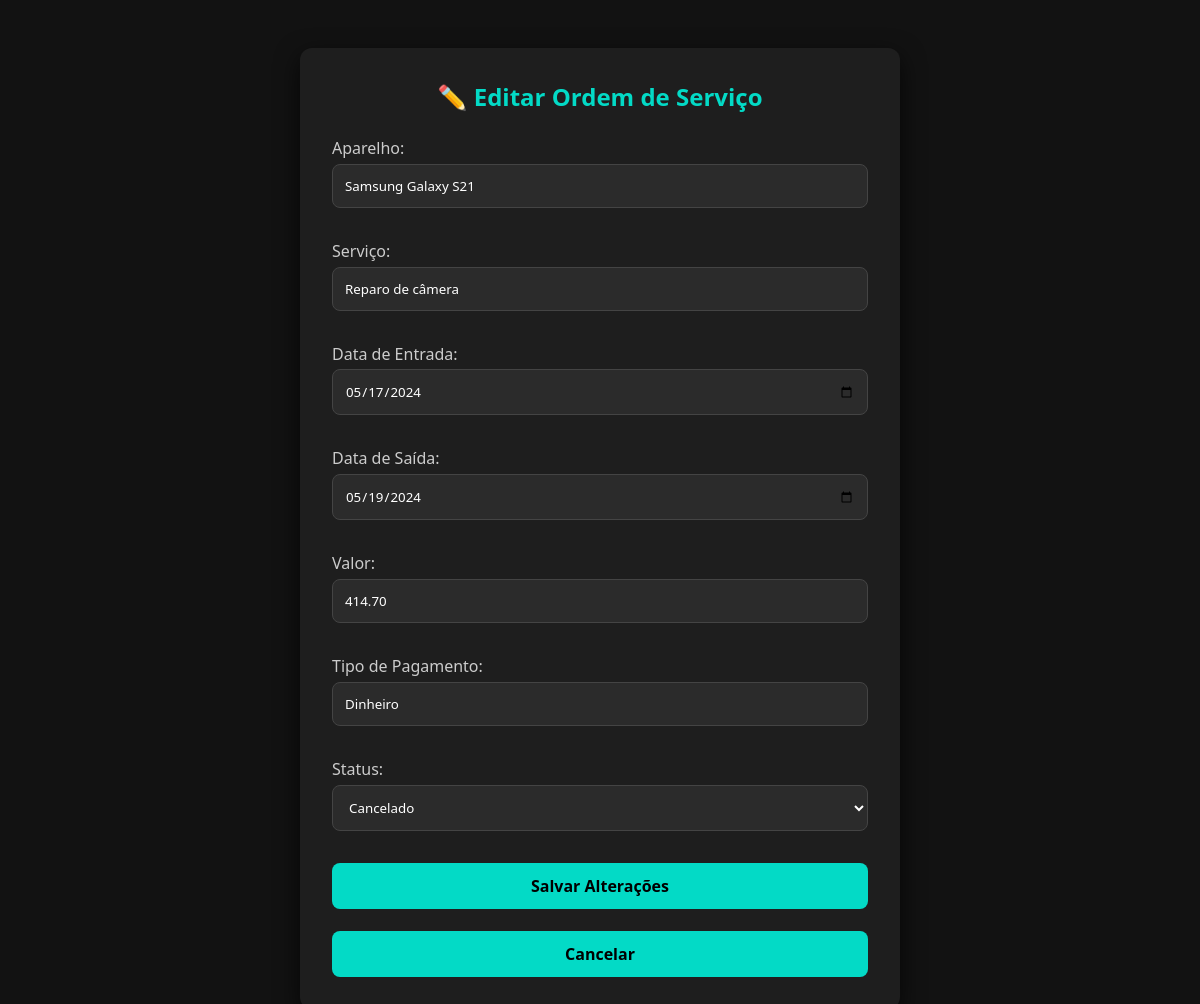
Screenshot of /editar_ordem.php?id=7 (signed in) with the database file from the repository.
### tables this page shows
CREATE TABLE `ordem_serv` (
  `id_ordem_serv` int(11) NOT NULL,
  `Aparelho` varchar(100) DEFAULT NULL,
  `servico` varchar(255) DEFAULT NULL,
  `status` varchar(50) DEFAULT NULL,
  `valor` decimal(10,2) DEFAULT NULL,
  `tipo_pagamento` varchar(50) DEFAULT NULL,
  `problema` varchar(255) DEFAULT NULL,
  `cpf` varchar(20) DEFAULT NULL,
  `idusuario` int(11) DEFAULT NULL,
  `data_entrada` date DEFAULT NULL,
  `data_saida` date DEFAULT NULL
);

### editar_ordem.php (the view, shortened to what this page needs)
<?php
require_once 'conexao.php';
$id_ordem = (int)($_GET['id'] ?? 0);
try {
    $stmt = $pdo->prepare("SELECT * FROM ordem_serv WHERE id_ordem_serv = :id");
    $stmt->execute([':id' => $id_ordem]);
    $ordem = $stmt->fetch(PDO::FETCH_ASSOC);
} catch (PDOException $e) {
    die("Erro ao buscar ordem: " . $e->getMessage());
}
?>
<!DOCTYPE html>
<html lang="pt-br">
<head>
<link rel="stylesheet" href="css/form.css">
</head>
<body>
<div class="form-container">
    <h2>✏️ Editar Ordem de Serviço</h2>
    <form method="post">
        <label>Aparelho:</label>
        <input type="text" name="Aparelho" value="<?php echo htmlspecialchars($ordem['Aparelho']); ?>" required>
        <label>Serviço:</label>
        <input type="text" name="servico" value="<?php echo htmlspecialchars($ordem['servico']); ?>" required>
        <label>Data de Entrada:</label>
        <input type="date" name="data_entrada" value="<?php echo htmlspecialchars($ordem['data_entrada']); ?>" required>
        <label>Data de Saída:</label>
        <input type="date" name="data_saida" value="<?php echo htmlspecialchars($ordem['data_saida']); ?>">
        <label>Valor:</label>
        <input type="number" step="0.01" name="valor" value="<?php echo htmlspecialchars($ordem['valor']); ?>">
        <label>Tipo de Pagamento:</label>
        <input type="text" name="tipo_pagamento" value="<?php echo htmlspecialchars($ordem['tipo_pagamento']); ?>">
        <label>Status:</label>
        <select name="status" required>
            <option value="Cancelado" <?php if($ordem['status']=='Cancelado') echo 'selected'; ?>>Cancelado</option>
        </select>
        <div style="margin-top:1rem;">
            <button type="submit">Salvar Alterações</button>
            <br>
            <br>
            <a href="ordem_serv.php"><button type="button">Cancelar</button></a>
        </div>
    </form>
</div>
</body>
</html>

### css/form.css (style rules this page uses)
* { margin: 0; padding: 0; box-sizing: border-box; font-family: 'Segoe UI', Tahoma, Geneva, Verdana, sans-serif; }
body { background-color: #121212; color: #e0e0e0; min-height: 100vh; }
.form-container { background-color: #1e1e1e; padding: 2rem; border-radius: 12px; box-shadow: 0 8px 24px rgba(0, 0, 0, 0.7); width: 100%; max-width: 600px; margin: 3rem auto; animation: fadeIn 0.5s ease-in-out; }
h2 { margin-bottom: 1.5rem; color: #03dac6; text-align: center; }
form label { display: block; margin-top: 1rem; margin-bottom: 0.3rem; color: #ccc; }
input, textarea, select { width: 100%; padding: 0.75rem; border: 1px solid #444; border-radius: 8px; background-color: #2b2b2b; color: #fff; margin-bottom: 1rem; }
button { width: 100%; padding: 0.75rem; background-color: #03dac6; color: #000; font-weight: bold; border: none; border-radius: 8px; font-size: 1rem; cursor: pointer; transition: background-color 0.3s ease; }

### rows the page displays
ordem_serv: Aparelho "Samsung Galaxy S21", servico "Reparo de câmera", data_entrada "05/17/2024", data_saida "05/19/2024", valor "414.70", tipo_pagamento "Dinheiro", status "Cancelado"
